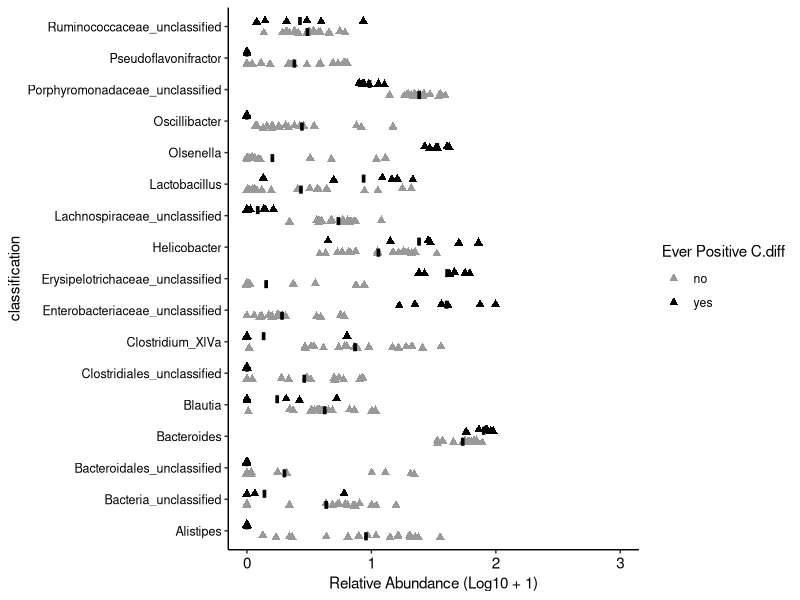

Write R code to recreate this figure.

###############################################################################
# INTRO 
# LeFSE analysis; top differentially abundant taxa in fecal samples of FMT recipients day 0 of C.difficile challenge (Fig 4D)
# 12-26-21
#Madeline R Barron 
###############################################################################

# Goal: Generate a plot of the top differentially abundant bacterial taxa between FMT recipients that did or do not become colonized
#by C. difficile (fecal samples day of C.difficile challenge)

###############################################################################
# (01) LIBRARIES
###############################################################################

library("tidyverse")
library("RColorBrewer") 


###############################################################################
# (02)READ DATA 
###############################################################################

#   (A)Read in metadata file 
meta <-read.csv("data/antip40_exp1_exp2_exp3_fmt_metadata.csv") 

#   (B) Read in lefse summary file output by mothur; depicts OTUs that differ significantly between samples susceptiblevs resistant to C.difficile 
lefse <- read.csv("data/fmt_d0_lefse.0.03.lefse_summary.csv") %>% 
  rename_all(tolower) #Read in lefse summary file (mothur output)

#   (C)Read in shared file indicating counts of OTUs in samples on D0 C.diff challenge (7 days post-FMT) used in lefse 

lefse_shared <- read.csv("data/fmt_d0_lefse.shared.csv")%>% 
  select(-label, -numOtus) %>%
  pivot_longer(cols=-group, names_to="otu", values_to="count") %>% 
  rename_all(tolower)

#   (D) Read in taxonomy file

tax <- read.csv("data/final.taxonomy.csv") %>% #Reading in taxonomy info
  rename_all(tolower) %>% # Formatting colnames
  mutate(taxonomy = str_replace_all(taxonomy, "(\\(\\d+\\)|\\;$)", "")) %>% # Removing confidence scores and trailing ';'
  separate(taxonomy, into = c("kingdom", "phylum", "class", "order", "family", "genus"), sep = ";") %>% # Breaking tax into levels
  gather(key = level, value = classification, -otu, -size)

# (E) Read in file denoting which partition (community type) samples fall into

design <- read.csv("data/fmt_d0_lefse_design.csv")


###############################################################################
# (03) MERGE LEFSE AND META DATA
###############################################################################

#     (A) Merge lefse summary file with shared, filtering so only OTUs where LDA >= 3 are shown 
lefse_shared_2 <- inner_join(lefse_shared, lefse) %>% 
  filter(lda >= 3)

#     (B) Merge meta and lefse summary/shared data
lefse_meta <- inner_join(lefse_shared_2,meta)

###############################################################################
# (03) CALCULATE RELATIVE ABUNDANCE
###############################################################################

#     (A)  Relative abundance   
rel_abund <- lefse_meta%>% 
  group_by(group) %>% # Group by sample col
  mutate(total_count = sum(count)/6, # Calculating total reads per sample and appending to df
         rel_abund = count/total_count*100) %>%  # Calculating rel abund for each Otu and appending to df
  ungroup() #The result is a table containing relative abundance of each OTU for each sample

###############################################################################
# (04) MERGE TAXONOMY AND SAMPLE INFORMATION 
###############################################################################

#     (A) Join taxonomy with relative abundance dataframe
rel_abund_tax <- inner_join(rel_abund, tax) 

# (B) Join sample community type with relative abundance/taxonomy info

rel_abund_design <- left_join(rel_abund_tax, design) #%>% 
#select(group, rel_abund, class, partition, level, classification,
#otu, treatment_no_cd, pvalue, lda) #grouping by these parameters 

# (B)
agg_otu_rel_abund <- rel_abund_design %>% 
  filter(level == "genus") %>% 
  group_by(group, rel_abund, ever_pos_cdiff,
           otu, treatment, pvalue, classification,lda) %>% # Aggregates classifications based on treatment
  summarize(agg_rel_abund = sum(rel_abund)) %>% # Calculating aggregated rel abund
  ungroup()


#    (C) Finding tax classifications for a given tax level
top_otu_tax <- agg_otu_rel_abund %>% 
  group_by(classification, group, ever_pos_cdiff) %>%
  summarize(mean_rel_abund = mean(agg_rel_abund)) %>% 
  mutate(log_mean_rel_abund = log10(mean_rel_abund + 1)) 

###############################################################################
# (05) PLOTTING 
###############################################################################

#   (A) Plotting log10 relative abundance in each sample identified as significant (LDA >= 2)
# in lefse analysis. We are grouping by the C.diff susceptibility of each sample.

colors <- c("no" = "#999999", 
            "yes" = "black")

abund<-ggplot(top_otu_tax,aes(x=log_mean_rel_abund,group = ever_pos_cdiff,
                              y= classification,color = ever_pos_cdiff)) +
  geom_jitter(position=position_jitterdodge(dodge.width = 0.7,jitter.width = 0.08), size=2, shape = 17) +
  labs(x = "Relative Abundance (Log10 + 1)",
       color = "Ever Positive C.diff") +
  scale_color_manual(values = colors)+
  scale_x_continuous(limits = c(0, 3)) + 
  stat_summary(aes(group=ever_pos_cdiff),fun=mean,fun.min=mean,fun.max=mean,geom="crossbar",
               width=0.5,colour="black",position=position_dodge(width=0.7)) +
  theme_classic() +
  theme(axis.text.y = element_text(size = 9, colour = "black"),
        axis.text.x = element_text(size = 11, colour = "black"),
        text = element_text(colour = "black", size = 11))

abund

#Note: Figure legend and colors modified in Adobe Illustrator. 
